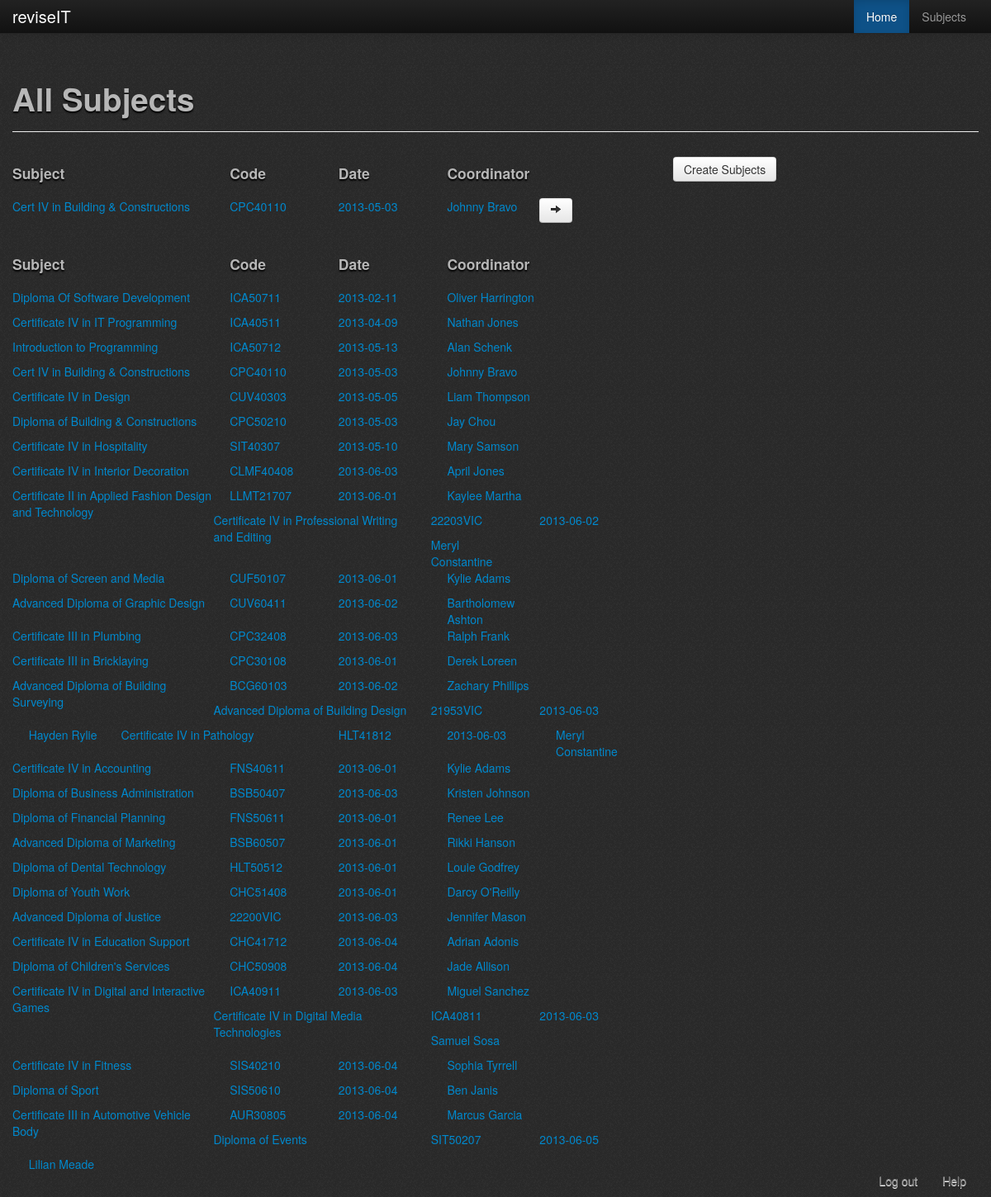
The app's page /php/subjects/all_Subjects.php (signed in) with its own data.
### tables this page shows
CREATE TABLE `subject` (
  `SubjectID` int(11) NOT NULL AUTO_INCREMENT,
  `SubjectCode` varchar(50) NOT NULL,
  `SubjectName` text NOT NULL,
  `UserID` int(11) NOT NULL,
  `Dateupdated` date NOT NULL,
  PRIMARY KEY (`SubjectID`),
  KEY `FK_subject` (`UserID`)
);

CREATE TABLE `users` (
  `UserID` int(11) NOT NULL AUTO_INCREMENT,
  `fName` varchar(50) NOT NULL,
  `lName` varchar(50) NOT NULL,
  `username` varchar(50) NOT NULL,
  `password` varchar(50) NOT NULL,
  `role` int(1) NOT NULL COMMENT '1 = Admin, 2 = Coordinator, 3 = Teacher, 4 = Student',
  `locked` tinyint(1) NOT NULL COMMENT '0 = unlocked, 1 = locked',
  PRIMARY KEY (`UserID`)
);

### php/subjects/subjects.php (the view, shortened to what this page needs)
<?php
	include '../getConnection.php';
	$userRole = $_SESSION['Role'];
	try
	{
		if($userRole == 1)
		{
			$result = $db->prepare("SELECT * FROM subject, users WHERE subject.UserID = users.UserID");
			$result->execute();
		}
		else if($userRole == 2)
		{
			$result = $db->prepare("SELECT * FROM subject, users WHERE subject.UserID = users.UserID");
			$result->execute();
			$result2 = $db->prepare("SELECT * FROM subject, users WHERE subject.UserID = users.UserID AND subject.UserID = :bind_id");
			$result2->bindParam("bind_id",$_SESSION['UserID']);
			$result2->execute();
		}
		if($userRole == 1)
		{
			echo "<div class='span8 bootstro' data-bootstro-placement='bottom' data-bootstro-title='List of subjects' data-bootstro-content='You may click on one of these links to go to the topics page that is associated with the selected subject.'>";
				echo "<div class='row-fluid'>";
					echo "<div class='span4'><h4>Subject</h4></div>";
					echo "<div class='span2'><h4>Code</h4></div>";
					echo "<div class='span2'><h4>Date</h4></div>";
					echo "<div class='span2'><h4>Coordinator</h4></div>";
					echo "<div class='span2'>&nbsp</div>";
				echo "</div>";
					while($row = $result->fetch(PDO::FETCH_ASSOC))
					{
						$subjectID = $row['SubjectID'];
						$subjectName = $row['SubjectName'];
						$subjectCode = $row['SubjectCode'];
						$dateUpdated = $row['Dateupdated'];
						$firstName = $row['fName'];
						$lastName = $row['lName'];
						$subject_query = $db->prepare("SELECT * FROM subject WHERE SubjectID = '".$subjectID."'");
						$subject_query->execute();
						$user_query = $db->prepare("SELECT UserID, fName, lName FROM users WHERE role = 2 OR role = 3");
						$user_query->execute();
						echo "<div class='row-fluid'>";
							echo "<a href='../topics/viewTopic.php?ID=".$row['SubjectID']."'>";
									echo "<div class='span4'>".$row['SubjectName']."</div>";
									echo "<div class='span2'>".$row['SubjectCode']."</div>";
									echo "<div class='span2'>".$row['Dateupdated']."</div>";
									echo "<div class='span2'>".$row['fName']." ".$row['lName']."</div>";
							echo "</a>";
							echo "<a rel='popover' data-content='<a class=".'btn'." name=".'edit_Subject'." data-toggle=".'collapse'." data-target=".'#editSub'.$subjectID.''.">Edit</a><a href=".'delete_subject.php?DELETEID='.$subjectID.''." class=".'btn'." name=".'delete_Subject'." value=".$subjectID.">Delete</a>' class='btn popups' data-toggle='popover'><i class='icon-arrow-right'></i></a>";
							echo "<div id='editSub".$subjectID."' class='collapse div'>";
								echo "<div class='hero-unit'>";
									echo "<h4>Editing Subject: <em><u>".$subjectName."</u></em></h4>";
									echo "<form method='post' action='edit_subject.php?ID=".$row['SubjectID']."'>";
									echo "<fieldset>";
										echo "<div class='control-group'>";
						        			echo "<label class='control-label' for='subject_code'>Subject Code</label>";
						        			echo "<div class='controls'>";
						        				echo "<input type='text' name='subject_code".$subjectID."' id='subject_code' value='".$subjectCode."' />";
						        			echo "</div>";
						        		echo "</div>";
						        		echo "<div class='control-group'>";
						        			echo "<label class='control-label' for='subject_code'>Subject Name</label>";
						        			echo "<div class='controls'>";
						        				echo "<input type='text' name='subject_name".$subjectID."' id='subject_name' value='".$subjectName."' />";
						        			echo "</div>";
						        		echo "</div>";
						        		echo "<label class='control-label' for='subject_coodinator'>Coordinator</label>";
					        			echo "<select name='subject_coordinator".$subjectID."' id='subject_coordinator' multiple='multiple'>";
										    while($row = $user_query->fetch(PDO::FETCH_ASSOC))
											{
												echo("<option value='". $row['UserID'] ."' >". $row['fName'] ." ". $row['lName'] ."</option>");
											}
										echo "</select>";
									echo "</fieldset>";
						        		echo '<button type="submit" name="update_submit" class="btn">Update</button>';
									echo "</form>";
								echo "</div>";
							echo "</div>";
						echo "</div>";
					}
			echo "</div>";
		}
		else if($userRole == 2)
		{
			echo "<div class='span8 bootstro' data-bootstro-placement='bottom' data-bootstro-title='List of subjects' data-bootstro-content='You may click on one of these links to go to the topics page that is associated with the selected subject.'>";
				echo "<div class='row-fluid'>";
					echo "<div class='span4'><h4>Subject</h4></div>";
					echo "<div class='span2'><h4>Code</h4></div>";
					echo "<div class='span2'><h4>Date</h4></div>";
					echo "<div class='span2'><h4>Coordinator</h4></div>";
					echo "<div class='span2'>&nbsp</div>";
				echo "</div>";
					while($row = $result2->fetch(PDO::FETCH_ASSOC))
					{
						$subjectID = $row['SubjectID'];
						echo "<div class='row-fluid'>";
							echo "<a href='../topics/viewTopic.php?ID=".$row['SubjectID']."'>";
									echo "<div class='span4'>".$row['SubjectName']."</div>";
									echo "<div class='span2'>".$row['SubjectCode']."</div>";
									echo "<div class='span2'>".$row['Dateupdated']."</div>";
									echo "<div class='span2'>".$row['fName']." ".$row['lName']."</div>";
							echo "</a>";
							echo "<a rel='popover' data-content='<a class=".'btn'." name=".'edit_Subject'." data-toggle=".'collapse'." data-target=".'#editSub'.$subjectID.''.">Edit</a><a href=".'delete_subject.php?DELETEID='.$subjectID.''." class=".'btn'." name=".'delete_Subject'." value=".$subjectID.">Delete</a>' class='btn popups' data-toggle='popover'><i class='icon-arrow-right'></i></a>";
						echo "</div>";
					}
					echo "<div class='row-fluid'>";
						echo "<div class='span4'><h4>Subject</h4></div>";
						echo "<div class='span2'><h4>Code</h4></div>";
						echo "<div class='span2'><h4>Date</h4></div>";
						echo "<div class='span2'><h4>Coordinator</h4></div>";
						echo "<div class='span2'>&nbsp</div>";
					echo "</div>";
					echo "<div class='row-fluid'>";
					while($row = $result->fetch(PDO::FETCH_ASSOC)){
							echo "<a href='../topics/viewTopic.php?ID=".$row['SubjectID']."'>";
									echo "<div class='span4'>".$row['SubjectName']."</div>";
									echo "<div class='span2'>".$row['SubjectCode']."</div>";
									echo "<div class='span2'>".$row['Dateupdated']."</div>";
									echo "<div class='span2'>".$row['fName']." ".$row['lName']."</div>";
							echo "</a>";
					}
					echo "</div>";
			echo "</div>";
		}
	}
	catch(PDOException $e)
	{
		echo $e->getMessage();
	}
?>

### records on screen
subject: SubjectName "Cert IV in Building & Constructions", SubjectCode "CPC40110", Dateupdated "2013-05-03", UserID.fName "Johnny", UserID.lName "Bravo", $subjectID 4 (drawn)
subject: SubjectName "Diploma Of Software Development", SubjectCode "ICA50711", Dateupdated "2013-02-11", UserID.fName "Oliver", UserID.lName "Harrington"
subject: SubjectName "Certificate IV in IT Programming", SubjectCode "ICA40511", Dateupdated "2013-04-09", UserID.fName "Nathan", UserID.lName "Jones"
subject: SubjectName "Introduction to Programming", SubjectCode "ICA50712", Dateupdated "2013-05-13", UserID.fName "Alan", UserID.lName "Schenk"
subject: SubjectName "Certificate IV in Design", SubjectCode "CUV40303", Dateupdated "2013-05-05", UserID.fName "Liam", UserID.lName "Thompson"
subject: SubjectName "Diploma of Building & Constructions", SubjectCode "CPC50210", Dateupdated "2013-05-03", UserID.fName "Jay", UserID.lName "Chou"
subject: SubjectName "Certificate IV in Hospitality", SubjectCode "SIT40307", Dateupdated "2013-05-10", UserID.fName "Mary", UserID.lName "Samson"
subject: SubjectName "Certificate IV in Interior Decoration", SubjectCode "CLMF40408", Dateupdated "2013-06-03", UserID.fName "April", UserID.lName "Jones"
subject: SubjectName "Certificate II in Applied Fashion Design and Technology", SubjectCode "LLMT21707", Dateupdated "2013-06-01", UserID.fName "Kaylee", UserID.lName "Martha"
subject: SubjectName "Certificate IV in Professional Writing and Editing", SubjectCode "22203VIC", Dateupdated "2013-06-02", UserID.fName "Meryl", UserID.lName "Constantine"
subject: SubjectName "Diploma of Screen and Media", SubjectCode "CUF50107", Dateupdated "2013-06-01", UserID.fName "Kylie", UserID.lName "Adams"
subject: SubjectName "Advanced Diploma of Graphic Design", SubjectCode "CUV60411", Dateupdated "2013-06-02", UserID.fName "Bartholomew", UserID.lName "Ashton"
subject: SubjectName "Certificate III in Plumbing", SubjectCode "CPC32408", Dateupdated "2013-06-03", UserID.fName "Ralph", UserID.lName "Frank"
subject: SubjectName "Certificate III in Bricklaying", SubjectCode "CPC30108", Dateupdated "2013-06-01", UserID.fName "Derek", UserID.lName "Loreen"
subject: SubjectName "Advanced Diploma of Building Surveying", SubjectCode "BCG60103", Dateupdated "2013-06-02", UserID.fName "Zachary", UserID.lName "Phillips"
subject: SubjectName "Advanced Diploma of Building Design", SubjectCode "21953VIC", Dateupdated "2013-06-03", UserID.fName "Hayden", UserID.lName "Rylie"
subject: SubjectName "Certificate IV in Pathology", SubjectCode "HLT41812", Dateupdated "2013-06-03", UserID.fName "Meryl", UserID.lName "Constantine"
subject: SubjectName "Certificate IV in Accounting", SubjectCode "FNS40611", Dateupdated "2013-06-01", UserID.fName "Kylie", UserID.lName "Adams"
subject: SubjectName "Diploma of Business Administration", SubjectCode "BSB50407", Dateupdated "2013-06-03", UserID.fName "Kristen", UserID.lName "Johnson"
subject: SubjectName "Diploma of Financial Planning", SubjectCode "FNS50611", Dateupdated "2013-06-01", UserID.fName "Renee", UserID.lName "Lee"
subject: SubjectName "Advanced Diploma of Marketing", SubjectCode "BSB60507", Dateupdated "2013-06-01", UserID.fName "Rikki", UserID.lName "Hanson"
subject: SubjectName "Diploma of Dental Technology", SubjectCode "HLT50512", Dateupdated "2013-06-01", UserID.fName "Louie", UserID.lName "Godfrey"
subject: SubjectName "Diploma of Youth Work", SubjectCode "CHC51408", Dateupdated "2013-06-01", UserID.fName "Darcy", UserID.lName "O'Reilly"
subject: SubjectName "Advanced Diploma of Justice", SubjectCode "22200VIC", Dateupdated "2013-06-03", UserID.fName "Jennifer", UserID.lName "Mason"
subject: SubjectName "Certificate IV in Education Support", SubjectCode "CHC41712", Dateupdated "2013-06-04", UserID.fName "Adrian", UserID.lName "Adonis"
subject: SubjectName "Diploma of Children's Services", SubjectCode "CHC50908", Dateupdated "2013-06-04", UserID.fName "Jade", UserID.lName "Allison"
subject: SubjectName "Certificate IV in Digital and Interactive Games", SubjectCode "ICA40911", Dateupdated "2013-06-03", UserID.fName "Miguel", UserID.lName "Sanchez"
subject: SubjectName "Certificate IV in Digital Media Technologies", SubjectCode "ICA40811", Dateupdated "2013-06-03", UserID.fName "Samuel", UserID.lName "Sosa"
subject: SubjectName "Certificate IV in Fitness", SubjectCode "SIS40210", Dateupdated "2013-06-04", UserID.fName "Sophia", UserID.lName "Tyrrell"
subject: SubjectName "Diploma of Sport", SubjectCode "SIS50610", Dateupdated "2013-06-04", UserID.fName "Ben", UserID.lName "Janis"
subject: SubjectName "Certificate III in Automotive Vehicle Body", SubjectCode "AUR30805", Dateupdated "2013-06-04", UserID.fName "Marcus", UserID.lName "Garcia"
subject: SubjectName "Diploma of Events", SubjectCode "SIT50207", Dateupdated "2013-06-05", UserID.fName "Lilian", UserID.lName "Meade"
